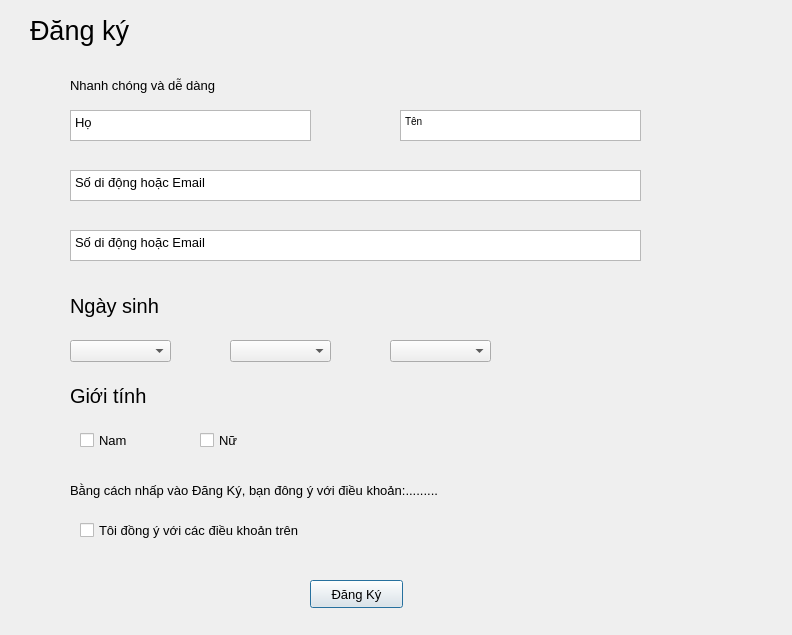
<?xml version="1.0" encoding="UTF-8"?>
<ui version="4.0">
 <class>Dialog</class>
 <widget class="QDialog" name="Dialog">
  <property name="geometry">
   <rect>
    <x>0</x>
    <y>0</y>
    <width>792</width>
    <height>635</height>
   </rect>
  </property>
  <property name="windowTitle">
   <string>Dialog</string>
  </property>
  <widget class="QLabel" name="label">
   <property name="geometry">
    <rect>
     <x>30</x>
     <y>0</y>
     <width>211</width>
     <height>61</height>
    </rect>
   </property>
   <property name="font">
    <font>
     <pointsize>20</pointsize>
    </font>
   </property>
   <property name="text">
    <string>Đăng ký</string>
   </property>
  </widget>
  <widget class="QLabel" name="label_2">
   <property name="geometry">
    <rect>
     <x>70</x>
     <y>70</y>
     <width>201</width>
     <height>31</height>
    </rect>
   </property>
   <property name="font">
    <font>
     <pointsize>10</pointsize>
    </font>
   </property>
   <property name="text">
    <string>Nhanh chóng và dễ dàng</string>
   </property>
  </widget>
  <widget class="QTextEdit" name="textEdit">
   <property name="geometry">
    <rect>
     <x>70</x>
     <y>110</y>
     <width>241</width>
     <height>31</height>
    </rect>
   </property>
   <property name="html">
    <string>&lt;!DOCTYPE HTML PUBLIC &quot;-//W3C//DTD HTML 4.0//EN&quot; &quot;http://www.w3.org/TR/REC-html40/strict.dtd&quot;&gt;
&lt;html&gt;&lt;head&gt;&lt;meta name=&quot;qrichtext&quot; content=&quot;1&quot; /&gt;&lt;style type=&quot;text/css&quot;&gt;
p, li { white-space: pre-wrap; }
&lt;/style&gt;&lt;/head&gt;&lt;body style=&quot; font-family:'MS Shell Dlg 2'; font-size:7.8pt; font-weight:400; font-style:normal;&quot;&gt;
&lt;p style=&quot; margin-top:0px; margin-bottom:0px; margin-left:0px; margin-right:0px; -qt-block-indent:0; text-indent:0px;&quot;&gt;&lt;span style=&quot; font-size:10pt;&quot;&gt;Họ&lt;/span&gt;&lt;/p&gt;&lt;/body&gt;&lt;/html&gt;</string>
   </property>
  </widget>
  <widget class="QTextEdit" name="textEdit_2">
   <property name="geometry">
    <rect>
     <x>400</x>
     <y>110</y>
     <width>241</width>
     <height>31</height>
    </rect>
   </property>
   <property name="html">
    <string>&lt;!DOCTYPE HTML PUBLIC &quot;-//W3C//DTD HTML 4.0//EN&quot; &quot;http://www.w3.org/TR/REC-html40/strict.dtd&quot;&gt;
&lt;html&gt;&lt;head&gt;&lt;meta name=&quot;qrichtext&quot; content=&quot;1&quot; /&gt;&lt;style type=&quot;text/css&quot;&gt;
p, li { white-space: pre-wrap; }
&lt;/style&gt;&lt;/head&gt;&lt;body style=&quot; font-family:'MS Shell Dlg 2'; font-size:7.8pt; font-weight:400; font-style:normal;&quot;&gt;
&lt;p style=&quot; margin-top:0px; margin-bottom:0px; margin-left:0px; margin-right:0px; -qt-block-indent:0; text-indent:0px;&quot;&gt;Tên&lt;/p&gt;&lt;/body&gt;&lt;/html&gt;</string>
   </property>
  </widget>
  <widget class="QTextEdit" name="textEdit_3">
   <property name="geometry">
    <rect>
     <x>70</x>
     <y>170</y>
     <width>571</width>
     <height>31</height>
    </rect>
   </property>
   <property name="html">
    <string>&lt;!DOCTYPE HTML PUBLIC &quot;-//W3C//DTD HTML 4.0//EN&quot; &quot;http://www.w3.org/TR/REC-html40/strict.dtd&quot;&gt;
&lt;html&gt;&lt;head&gt;&lt;meta name=&quot;qrichtext&quot; content=&quot;1&quot; /&gt;&lt;style type=&quot;text/css&quot;&gt;
p, li { white-space: pre-wrap; }
&lt;/style&gt;&lt;/head&gt;&lt;body style=&quot; font-family:'MS Shell Dlg 2'; font-size:7.8pt; font-weight:400; font-style:normal;&quot;&gt;
&lt;p style=&quot; margin-top:0px; margin-bottom:0px; margin-left:0px; margin-right:0px; -qt-block-indent:0; text-indent:0px;&quot;&gt;&lt;span style=&quot; font-size:10pt;&quot;&gt;Số di động hoặc Email&lt;/span&gt;&lt;/p&gt;&lt;/body&gt;&lt;/html&gt;</string>
   </property>
  </widget>
  <widget class="QTextEdit" name="textEdit_4">
   <property name="geometry">
    <rect>
     <x>70</x>
     <y>230</y>
     <width>571</width>
     <height>31</height>
    </rect>
   </property>
   <property name="html">
    <string>&lt;!DOCTYPE HTML PUBLIC &quot;-//W3C//DTD HTML 4.0//EN&quot; &quot;http://www.w3.org/TR/REC-html40/strict.dtd&quot;&gt;
&lt;html&gt;&lt;head&gt;&lt;meta name=&quot;qrichtext&quot; content=&quot;1&quot; /&gt;&lt;style type=&quot;text/css&quot;&gt;
p, li { white-space: pre-wrap; }
&lt;/style&gt;&lt;/head&gt;&lt;body style=&quot; font-family:'MS Shell Dlg 2'; font-size:7.8pt; font-weight:400; font-style:normal;&quot;&gt;
&lt;p style=&quot; margin-top:0px; margin-bottom:0px; margin-left:0px; margin-right:0px; -qt-block-indent:0; text-indent:0px;&quot;&gt;&lt;span style=&quot; font-size:10pt;&quot;&gt;Số di động hoặc Email&lt;/span&gt;&lt;/p&gt;&lt;/body&gt;&lt;/html&gt;</string>
   </property>
  </widget>
  <widget class="QLabel" name="label_3">
   <property name="geometry">
    <rect>
     <x>70</x>
     <y>290</y>
     <width>141</width>
     <height>31</height>
    </rect>
   </property>
   <property name="font">
    <font>
     <pointsize>15</pointsize>
    </font>
   </property>
   <property name="text">
    <string>Ngày sinh</string>
   </property>
  </widget>
  <widget class="QLabel" name="label_4">
   <property name="geometry">
    <rect>
     <x>70</x>
     <y>380</y>
     <width>141</width>
     <height>31</height>
    </rect>
   </property>
   <property name="font">
    <font>
     <pointsize>15</pointsize>
    </font>
   </property>
   <property name="text">
    <string>Giới tính</string>
   </property>
  </widget>
  <widget class="QComboBox" name="comboBox">
   <property name="geometry">
    <rect>
     <x>70</x>
     <y>340</y>
     <width>101</width>
     <height>22</height>
    </rect>
   </property>
  </widget>
  <widget class="QComboBox" name="comboBox_2">
   <property name="geometry">
    <rect>
     <x>230</x>
     <y>340</y>
     <width>101</width>
     <height>22</height>
    </rect>
   </property>
  </widget>
  <widget class="QComboBox" name="comboBox_3">
   <property name="geometry">
    <rect>
     <x>390</x>
     <y>340</y>
     <width>101</width>
     <height>22</height>
    </rect>
   </property>
  </widget>
  <widget class="QCheckBox" name="checkBox">
   <property name="geometry">
    <rect>
     <x>80</x>
     <y>430</y>
     <width>81</width>
     <height>20</height>
    </rect>
   </property>
   <property name="font">
    <font>
     <pointsize>10</pointsize>
    </font>
   </property>
   <property name="text">
    <string>Nam</string>
   </property>
  </widget>
  <widget class="QCheckBox" name="checkBox_2">
   <property name="geometry">
    <rect>
     <x>200</x>
     <y>430</y>
     <width>81</width>
     <height>20</height>
    </rect>
   </property>
   <property name="font">
    <font>
     <pointsize>10</pointsize>
    </font>
   </property>
   <property name="text">
    <string>Nữ</string>
   </property>
  </widget>
  <widget class="QLabel" name="label_5">
   <property name="geometry">
    <rect>
     <x>70</x>
     <y>470</y>
     <width>671</width>
     <height>41</height>
    </rect>
   </property>
   <property name="font">
    <font>
     <pointsize>10</pointsize>
    </font>
   </property>
   <property name="text">
    <string>Bằng cách nhấp vào Đăng Ký, bạn đông ý với điều khoản:.........</string>
   </property>
  </widget>
  <widget class="QCheckBox" name="checkBox_3">
   <property name="geometry">
    <rect>
     <x>80</x>
     <y>520</y>
     <width>291</width>
     <height>20</height>
    </rect>
   </property>
   <property name="font">
    <font>
     <pointsize>10</pointsize>
    </font>
   </property>
   <property name="text">
    <string>Tôi đồng ý với các điều khoản trên</string>
   </property>
  </widget>
  <widget class="QPushButton" name="pushButton">
   <property name="geometry">
    <rect>
     <x>310</x>
     <y>580</y>
     <width>93</width>
     <height>28</height>
    </rect>
   </property>
   <property name="font">
    <font>
     <pointsize>10</pointsize>
    </font>
   </property>
   <property name="text">
    <string>Đăng Ký</string>
   </property>
  </widget>
 </widget>
 <resources/>
 <connections/>
</ui>
